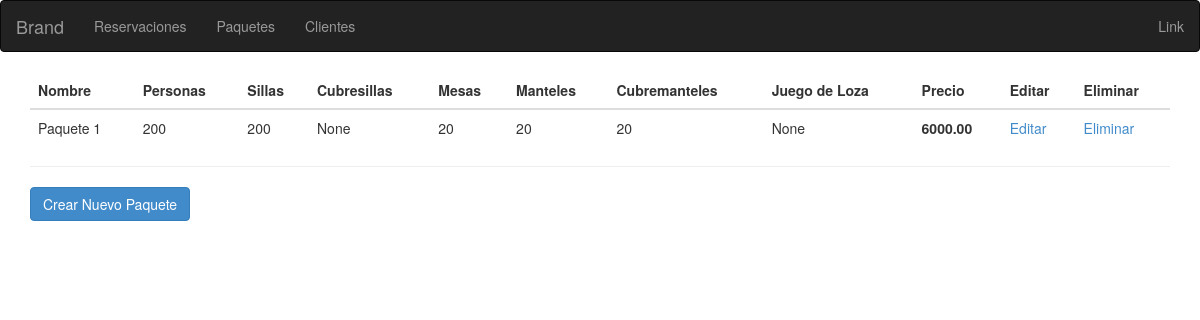
The app's page /administrador/paquete/ with its own data.
### app/models.py (models this page shows, shortened)
class Paquete(models.Model):
    nombre = models.CharField(max_length=20)
    personas = models.CharField(max_length=3)
    sillas = models.SmallIntegerField()
    cubresillas = models.SmallIntegerField("cubre sillas", null=True, blank=True)
    mesas = models.SmallIntegerField()
    manteles = models.SmallIntegerField()
    cubremanteles = models.SmallIntegerField()
    juego_loza = models.SmallIntegerField("Juegos de loza, vaso, plato, cubiertos", blank=True, null=True)
    precio = models.DecimalField(max_digits=7, decimal_places=2)

### joseadmin/views.py (the view)
class PaqueteList(ListView):
    model = Paquete
    template_name = 'paquete-admin.html'

### joseadmin/templates/paquete-admin.html (shortened to what this page needs)
{% extends "base-admin.html" %}
{% load staticfiles %}
{% block contenidoadmin %}
 <div class="table-responsive">
    <table class="table" id="example">
        <thead>
        <tr>
            <th>Nombre</th>
            <th>Personas</th>
            <th>Sillas</th>
            <th>Cubresillas</th>
            <th>Mesas</th>
            <th>Manteles</th>
            <th>Cubremanteles</th>
            <th>Juego de Loza</th>
            <th>Precio</th>
            <th>Editar</th>
            <th>Eliminar</th>
        </tr>
        </thead>
        <tbody>
            {% for foo in object_list %}
                <tr>
                    <td>{{ foo.nombre }}</td>
                    <td>{{ foo.personas }}</td>
                    <td>{{ foo.sillas }}</td>
                    <td>{{ foo.cubresillas }}</td>
                    <td>{{ foo.mesas }}</td>
                    <td>{{ foo.manteles }}</td>
                    <td>{{ foo.cubremanteles }}</td>
                    <td>{{ foo.juego_loza }}</td>
                    <td><strong>{{ foo.precio }}</strong></td>
                    <td><a href="{% url "administrador:paqueteEdit" foo.id %}">Editar</a></td>
                    <td><a href="{% url "administrador:paqueteDelete" foo.id %}">Eliminar</a></td>
                </tr>
            {% endfor %}
        </tbody>
    </table>
 </div>
    <hr/>
    <a class="btn btn-primary" href="{% url "administrador:paqueteNew" %}">Crear Nuevo Paquete</a>
{% endblock %}

### records on screen
Paquete: nombre "Paquete 1", personas "200", sillas "200", cubresillas "None", mesas "20", manteles "20", cubremanteles "20", juego_loza "None", precio "6000.00"
